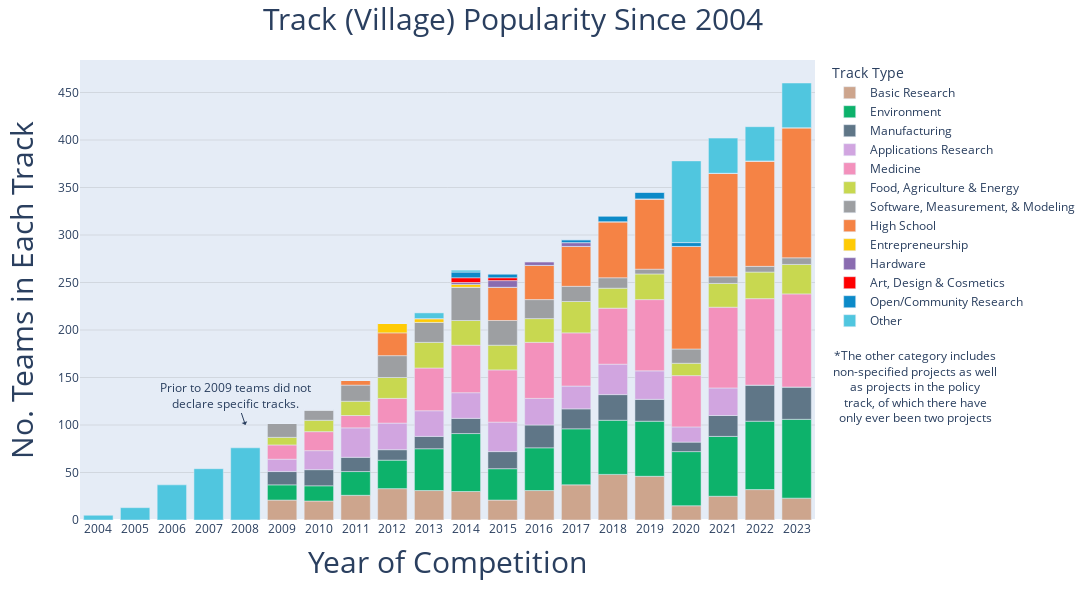

Notebook code cell kept with this figure:
### Code cell
import plotly.express as px
#figure
fig = px.bar(**FIG_SIZE, data_frame=supertrack_data[:-1], color_discrete_map = TRACK_COLORS)

#axes
AXIS_FORMAT = {'title_font_size':20}

#x-axis
xaxis_format = {**AXIS_FORMAT,
                'title_text': 'Year of Competition',
                'tickmode': 'array',
                'tickvals': years}
fig.update_xaxes(**xaxis_format, title = {'font_size':30})

#y-axis
yaxis_format = {**AXIS_FORMAT,
                'title_text': 'No. Teams in Each Track',
                'gridcolor': 'rgba(128, 128, 128, 0.2)'}
fig.update_yaxes(**yaxis_format, title = {'font_size':30})

#title
title_format = {'title':{'font_size':30,
                         'text':'Track (Village) Popularity Since 2004',
                         'x':0.47}}
fig.update_layout(**title_format)

#legend
legend_format = {'title_text':'Track Type'}
fig.update_legends(**legend_format)

#annotations
fig.add_annotation(x=2008, y=100,
            text='Prior to 2009 teams did not<br>declare specific tracks.',
            showarrow=True,
            arrowhead=1)

from textwrap import wrap
note = '*The other category includes non-specified projects as well as projects in the policy track, of which there have only ever been two projects'
fig.add_annotation(text='<br>'.join(wrap(note, 30)),
                  xref='paper', yref='paper',
                  x=1.25, y=0.2, showarrow=False)


#display Figure
fig.show()
fig.write_html('track_popularity_stacked_bar.html')

### Figure 1 — Plotly figure (JSON) as saved in the notebook; plotly's stock layout.template omitted (floating-point values rounded to 4 significant figures)
{"data": [{"alignmentgroup": "True", "hovertemplate": "variable=Basic Research<br>index=%{x}<br>value=%{y}<extra></extra>", "legendgroup": "Basic Research", "marker": {"color": "#cda58d", "pattern": {"shape": ""}}, "name": "Basic Research", "offsetgroup": "Basic Research", "orientation": "v", "showlegend": true, "textposition": "auto", "type": "bar", "x": [2004, 2005, 2006, 2007, 2008, 2009, 2010, 2011, 2012, 2013, 2014, 2015, 2016, 2017, 2018, 2019, 2020, 2021, 2022, 2023], "xaxis": "x", "y": [0, 0, 0, 0, 0, 21, 20, 26, 33, 31, 30, 21, 31, 37, 48, 46, 15, 25, 32, 23], "yaxis": "y"}, {"alignmentgroup": "True", "hovertemplate": "variable=Environment<br>index=%{x}<br>value=%{y}<extra></extra>", "legendgroup": "Environment", "marker": {"color": "#0DB26B", "pattern": {"shape": ""}}, "name": "Environment", "offsetgroup": "Environment", "orientation": "v", "showlegend": true, "textposition": "auto", "type": "bar", "x": [2004, 2005, 2006, 2007, 2008, 2009, 2010, 2011, 2012, 2013, 2014, 2015, 2016, 2017, 2018, 2019, 2020, 2021, 2022, 2023], "xaxis": "x", "y": [0, 0, 0, 0, 0, 16, 16, 25, 30, 44, 61, 33, 45, 59, 57, 58, 57, 63, 72, 83], "yaxis": "y"}, {"alignmentgroup": "True", "hovertemplate": "variable=Manufacturing<br>index=%{x}<br>value=%{y}<extra></extra>", "legendgroup": "Manufacturing", "marker": {"color": "#5f7687", "pattern": {"shape": ""}}, "name": "Manufacturing", "offsetgroup": "Manufacturing", "orientation": "v", "showlegend": true, "textposition": "auto", "type": "bar", "x": [2004, 2005, 2006, 2007, 2008, 2009, 2010, 2011, 2012, 2013, 2014, 2015, 2016, 2017, 2018, 2019, 2020, 2021, 2022, 2023], "xaxis": "x", "y": [0, 0, 0, 0, 0, 14, 17, 15, 11, 13, 16, 18, 24, 21, 27, 23, 10, 22, 38, 34], "yaxis": "y"}, {"alignmentgroup": "True", "hovertemplate": "variable=Applications Research<br>index=%{x}<br>value=%{y}<extra></extra>", "legendgroup": "Applications Research", "marker": {"color": "#d1a5e0", "pattern": {"shape": ""}}, "name": "Applications Research", "offsetgroup": "Applications Research", "orientation": "v", "showlegend": true, "textposition": "auto", "type": "bar", "x": [2004, 2005, 2006, 2007, 2008, 2009, 2010, 2011, 2012, 2013, 2014, 2015, 2016, 2017, 2018, 2019, 2020, 2021, 2022, 2023], "xaxis": "x", "y": [0, 0, 0, 0, 0, 13, 20, 31, 28, 27, 27, 31, 28, 24, 32, 30, 16, 29, 0, 0], "yaxis": "y"}, {"alignmentgroup": "True", "hovertemplate": "variable=Medicine<br>index=%{x}<br>value=%{y}<extra></extra>", "legendgroup": "Medicine", "marker": {"color": "#F391BC", "pattern": {"shape": ""}}, "name": "Medicine", "offsetgroup": "Medicine", "orientation": "v", "showlegend": true, "textposition": "auto", "type": "bar", "x": [2004, 2005, 2006, 2007, 2008, 2009, 2010, 2011, 2012, 2013, 2014, 2015, 2016, 2017, 2018, 2019, 2020, 2021, 2022, 2023], "xaxis": "x", "y": [0, 0, 0, 0, 0, 15, 20, 13, 26, 45, 50, 55, 59, 56, 59, 75, 54, 85, 91, 98], "yaxis": "y"}, {"alignmentgroup": "True", "hovertemplate": "variable=Food, Agriculture & Energy<br>index=%{x}<br>value=%{y}<extra></extra>", "legendgroup": "Food, Agriculture & Energy", "marker": {"color": "#C8D850", "pattern": {"shape": ""}}, "name": "Food, Agriculture & Energy", "offsetgroup": "Food, Agriculture & Energy", "orientation": "v", "showlegend": true, "textposition": "auto", "type": "bar", "x": [2004, 2005, 2006, 2007, 2008, 2009, 2010, 2011, 2012, 2013, 2014, 2015, 2016, 2017, 2018, 2019, 2020, 2021, 2022, 2023], "xaxis": "x", "y": [0, 0, 0, 0, 0, 8, 12, 15, 22, 27, 26, 26, 25, 33, 21, 27, 13, 25, 28, 31], "yaxis": "y"}, {"alignmentgroup": "True", "hovertemplate": "variable=Software, Measurement, & Modeling<br>index=%{x}<br>value=%{y}<extra></extra>", "legendgroup": "Software, Measurement, & Modeling", "marker": {"color": "#9D9FA2", "pattern": {"shape": ""}}, "name": "Software, Measurement, & Modeling", "offsetgroup": "Software, Measurement, & Modeling", "orientation": "v", "showlegend": true, "textposition": "auto", "type": "bar", "x": [2004, 2005, 2006, 2007, 2008, 2009, 2010, 2011, 2012, 2013, 2014, 2015, 2016, 2017, 2018, 2019, 2020, 2021, 2022, 2023], "xaxis": "x", "y": [0, 0, 0, 0, 0, 15, 11, 17, 23, 21, 35, 26, 20, 16, 11, 5, 15, 7, 6, 7], "yaxis": "y"}, {"alignmentgroup": "True", "hovertemplate": "variable=High School<br>index=%{x}<br>value=%{y}<extra></extra>", "legendgroup": "High School", "marker": {"color": "#F58345", "pattern": {"shape": ""}}, "name": "High School", "offsetgroup": "High School", "orientation": "v", "showlegend": true, "textposition": "auto", "type": "bar", "x": [2004, 2005, 2006, 2007, 2008, 2009, 2010, 2011, 2012, 2013, 2014, 2015, 2016, 2017, 2018, 2019, 2020, 2021, 2022, 2023], "xaxis": "x", "y": [0, 0, 0, 0, 0, 0, 0, 5, 24, 0, 0, 35, 36, 42, 59, 74, 108, 109, 111, 137], "yaxis": "y"}, {"alignmentgroup": "True", "hovertemplate": "variable=Entrepreneurship<br>index=%{x}<br>value=%{y}<extra></extra>", "legendgroup": "Entrepreneurship", "marker": {"color": "#FFCB05", "pattern": {"shape": ""}}, "name": "Entrepreneurship", "offsetgroup": "Entrepreneurship", "orientation": "v", "showlegend": true, "textposition": "auto", "type": "bar", "x": [2004, 2005, 2006, 2007, 2008, 2009, 2010, 2011, 2012, 2013, 2014, 2015, 2016, 2017, 2018, 2019, 2020, 2021, 2022, 2023], "xaxis": "x", "y": [0, 0, 0, 0, 0, 0, 0, 0, 10, 4, 3, 0, 0, 0, 0, 0, 0, 0, 0, 0], "yaxis": "y"}, {"alignmentgroup": "True", "hovertemplate": "variable=Hardware<br>index=%{x}<br>value=%{y}<extra></extra>", "legendgroup": "Hardware", "marker": {"color": "#8A6CB0", "pattern": {"shape": ""}}, "name": "Hardware", "offsetgroup": "Hardware", "orientation": "v", "showlegend": true, "textposition": "auto", "type": "bar", "x": [2004, 2005, 2006, 2007, 2008, 2009, 2010, 2011, 2012, 2013, 2014, 2015, 2016, 2017, 2018, 2019, 2020, 2021, 2022, 2023], "xaxis": "x", "y": [0, 0, 0, 0, 0, 0, 0, 0, 0, 0, 2, 7, 4, 4, 0, 0, 0, 0, 0, 0], "yaxis": "y"}, {"alignmentgroup": "True", "hovertemplate": "variable=Art, Design & Cosmetics<br>index=%{x}<br>value=%{y}<extra></extra>", "legendgroup": "Art, Design & Cosmetics", "marker": {"color": "Red", "pattern": {"shape": ""}}, "name": "Art, Design & Cosmetics", "offsetgroup": "Art, Design & Cosmetics", "orientation": "v", "showlegend": true, "textposition": "auto", "type": "bar", "x": [2004, 2005, 2006, 2007, 2008, 2009, 2010, 2011, 2012, 2013, 2014, 2015, 2016, 2017, 2018, 2019, 2020, 2021, 2022, 2023], "xaxis": "x", "y": [0, 0, 0, 0, 0, 0, 0, 0, 0, 0, 5, 3, 0, 0, 0, 0, 0, 0, 0, 0], "yaxis": "y"}, {"alignmentgroup": "True", "hovertemplate": "variable=Open/Community Research<br>index=%{x}<br>value=%{y}<extra></extra>", "legendgroup": "Open/Community Research", "marker": {"color": "#0C8AC8", "pattern": {"shape": ""}}, "name": "Open/Community Research", "offsetgroup": "Open/Community Research", "orientation": "v", "showlegend": true, "textposition": "auto", "type": "bar", "x": [2004, 2005, 2006, 2007, 2008, 2009, 2010, 2011, 2012, 2013, 2014, 2015, 2016, 2017, 2018, 2019, 2020, 2021, 2022, 2023], "xaxis": "x", "y": [0, 0, 0, 0, 0, 0, 0, 0, 0, 0, 6, 4, 0, 3, 6, 7, 4, 0, 0, 0], "yaxis": "y"}, {"alignmentgroup": "True", "hovertemplate": "variable=Other<br>index=%{x}<br>value=%{y}<extra></extra>", "legendgroup": "Other", "marker": {"color": "#50C6DF", "pattern": {"shape": ""}}, "name": "Other", "offsetgroup": "Other", "orientation": "v", "showlegend": true, "textposition": "auto", "type": "bar", "x": [2004, 2005, 2006, 2007, 2008, 2009, 2010, 2011, 2012, 2013, 2014, 2015, 2016, 2017, 2018, 2019, 2020, 2021, 2022, 2023], "xaxis": "x", "y": [5, 13, 37, 54, 76, 0, 0, 0, 0, 6, 2, 0, 0, 0, 0, 0, 86, 37, 36, 47], "yaxis": "y"}], "layout": {"annotations": [{"arrowhead": 1, "showarrow": true, "text": "Prior to 2009 teams did not<br>declare specific tracks.", "x": 2008, "y": 100}, {"showarrow": false, "text": "*The other category includes<br>non-specified projects as well<br>as projects in the policy<br>track, of which there have<br>only ever been two projects", "x": 1.25, "xref": "paper", "y": 0.2, "yref": "paper"}], "barmode": "relative", "height": 600, "legend": {"title": {"text": "Track Type"}, "tracegroupgap": 0}, "margin": {"t": 60}, "title": {"font": {"size": 30}, "text": "Track (Village) Popularity Since 2004", "x": 0.47}, "width": 1200, "xaxis": {"anchor": "y", "domain": [0, 1], "tickmode": "array", "tickvals": [2004, 2005, 2006, 2007, 2008, 2009, 2010, 2011, 2012, 2013, 2014, 2015, 2016, 2017, 2018, 2019, 2020, 2021, 2022, 2023, 2024], "title": {"font": {"size": 30}, "text": "Year of Competition"}}, "yaxis": {"anchor": "x", "domain": [0, 1], "gridcolor": "rgba(128, 128, 128, 0.2)", "title": {"font": {"size": 30}, "text": "No. Teams in Each Track"}}}}
